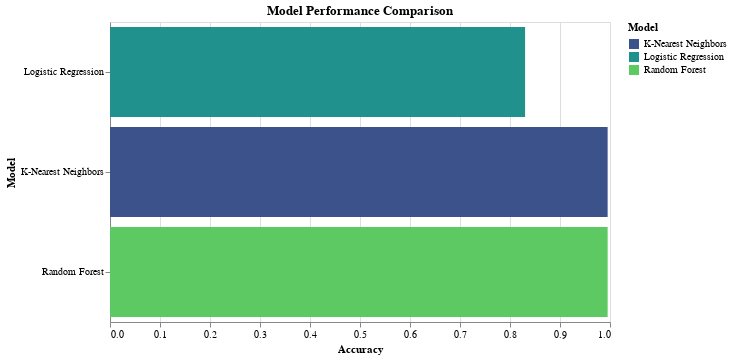

The notebook cell this image was saved under:
### Code cell
results_df = pd.DataFrame(list(results.items()), columns=['Model', 'Accuracy'])
bar_chart = alt.Chart(results_df).mark_bar().encode(
    y=alt.Y('Model:N', title='Model', sort='x'),  
    x=alt.X('Accuracy:Q', title='Accuracy'),  
    color=alt.Color('Model:N',  scale=alt.Scale(scheme='viridis')),  
    tooltip=['Model', 'Accuracy'] 
).properties(
    title='Model Performance Comparison', 
    width=500,
    height=300
)

bar_chart

### Figure 1 — Vega-Lite specification as saved in the notebook (floating-point values rounded to 4 significant figures)
{"config": {"view": {"continuousWidth": 300, "continuousHeight": 300}}, "data": {"name": "data-d020429f29bec247924b7abea9fac528"}, "mark": {"type": "bar"}, "encoding": {"color": {"field": "Model", "scale": {"scheme": "viridis"}, "type": "nominal"}, "tooltip": [{"field": "Model", "type": "nominal"}, {"field": "Accuracy", "type": "quantitative"}], "x": {"field": "Accuracy", "title": "Accuracy", "type": "quantitative"}, "y": {"field": "Model", "sort": "x", "title": "Model", "type": "nominal"}}, "height": 300, "title": "Model Performance Comparison", "width": 500, "$schema": "https://vega.github.io/schema/vega-lite/v5.20.1.json", "datasets": {"data-d020429f29bec247924b7abea9fac528": [{"Model": "Logistic Regression", "Accuracy": 0.8302}, {"Model": "K-Nearest Neighbors", "Accuracy": 0.9953}, {"Model": "Random Forest", "Accuracy": 0.9953}]}}
